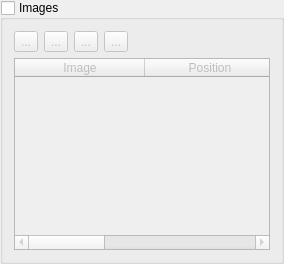
              <widget class="QgsCollapsibleGroupBox" name="groupImages">
               <property name="title">
                <string>Images</string>
               </property>
               <property name="checkable">
                <bool>true</bool>
               </property>
               <property name="checked">
                <bool>false</bool>
               </property>
               <property name="collapsed">
                <bool>false</bool>
               </property>
               <layout class="QVBoxLayout" name="verticalLayout_8">
                <item>
                 <layout class="QGridLayout" name="gridLayout_3">
                  <item row="0" column="2">
                   <widget class="QToolButton" name="btnImageUp">
                    <property name="text">
                     <string>...</string>
                    </property>
                   </widget>
                  </item>
                  <item row="0" column="1">
                   <widget class="QToolButton" name="btnRemoveImage">
                    <property name="text">
                     <string>...</string>
                    </property>
                   </widget>
                  </item>
                  <item row="0" column="0">
                   <widget class="QToolButton" name="btnAddImage">
                    <property name="text">
                     <string>...</string>
                    </property>
                   </widget>
                  </item>
                  <item row="0" column="3">
                   <widget class="QToolButton" name="btnImageDown">
                    <property name="text">
                     <string>...</string>
                    </property>
                   </widget>
                  </item>
                  <item row="0" column="4">
                   <spacer name="horizontalSpacer_4">
                    <property name="orientation">
                     <enum>Qt::Horizontal</enum>
                    </property>
                    <property name="sizeHint" stdset="0">
                     <size>
                      <width>40</width>
                      <height>20</height>
                     </size>
                    </property>
                   </spacer>
                  </item>
                  <item row="1" column="0" colspan="5">
                   <widget class="ImageItemsTable" name="tableImages">
                    <property name="minimumSize">
                     <size>
                      <width>0</width>
                      <height>150</height>
                     </size>
                    </property>
                    <property name="editTriggers">
                     <set>QAbstractItemView::AllEditTriggers</set>
                    </property>
                    <property name="wordWrap">
                     <bool>false</bool>
                    </property>
                    <attribute name="horizontalHeaderMinimumSectionSize">
                     <number>39</number>
                    </attribute>
                    <attribute name="horizontalHeaderDefaultSectionSize">
                     <number>130</number>
                    </attribute>
                    <attribute name="horizontalHeaderStretchLastSection">
                     <bool>true</bool>
                    </attribute>
                    <attribute name="verticalHeaderDefaultSectionSize">
                     <number>21</number>
                    </attribute>
                    <column>
                     <property name="text">
                      <string>Image</string>
                     </property>
                    </column>
                    <column>
                     <property name="text">
                      <string>Position</string>
                     </property>
                    </column>
                    <column>
                     <property name="text">
                      <string>Properties</string>
                     </property>
                    </column>
                   </widget>
                  </item>
                 </layout>
                </item>
               </layout>
              </widget>
